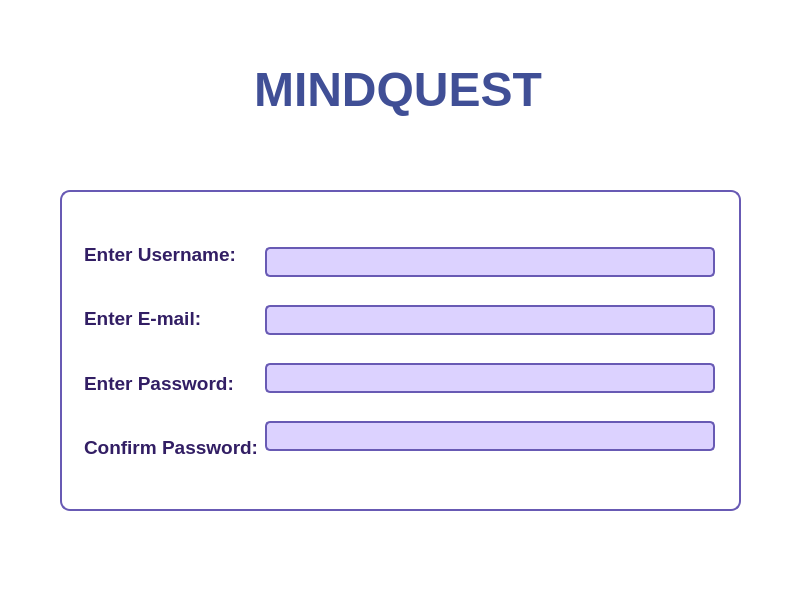
<?xml version="1.0" encoding="UTF-8"?>
<ui version="4.0">
 <class>SignUpWindow</class>
 <widget class="QMainWindow" name="SignUpWindow">
  <property name="geometry">
   <rect>
    <x>0</x>
    <y>0</y>
    <width>800</width>
    <height>600</height>
   </rect>
  </property>
  <property name="windowTitle">
   <string>MainWindow</string>
  </property>
  <property name="styleSheet">
   <string notr="true">background-color: rgb(255, 255, 255);</string>
  </property>
  <widget class="QWidget" name="centralwidget">
   <widget class="QGroupBox" name="groupBox_login">
    <property name="geometry">
     <rect>
      <x>60</x>
      <y>190</y>
      <width>681</width>
      <height>321</height>
     </rect>
    </property>
    <property name="styleSheet">
     <string notr="true">/* Main window background */
QMainWindow {
    background-color: rgb(240, 240, 250); /* Light purple background */
}

/* Group boxes */
QGroupBox {
    background-color: rgb(255, 255, 255); /* White background */
    border: 2px solid rgb(104, 90, 180); /* Purple border */
    border-radius: 10px;
    padding: 10px;
}

/* QLabel - general label styling */
QLabel {
    font-size: 14pt;
    color: rgb(50, 30, 100); /* Dark purple text */
}

/* Specific label inside 'GameWindow' */
QLabel#questionLabel {
    font-size: 16pt;
    font-weight: bold;
    color: rgb(50, 30, 100); /* Dark purple */
}

/* QPushButton styling */
QPushButton {
    background-color: rgb(104, 90, 180); /* Purple background */
    color: white;
    font-size: 12pt;
    padding: 6px 12px;
    border-radius: 5px;
}

/* Hover and pressed states for buttons */
QPushButton:hover {
    background-color: rgb(120, 110, 200); /* Lighter purple on hover */
}

QPushButton:pressed {
    background-color: rgb(80, 60, 160); /* Darker purple on press */
}

/* Specific button styling for 'GameWindow' */
QPushButton#button50, QPushButton#buttonSwap, QPushButton#submit {
    background-color: rgb(104, 90, 180); /* Purple background */
}

QPushButton#button50:hover, QPushButton#buttonSwap:hover, QPushButton#submit:hover {
    background-color: rgb(120, 110, 200);
}

/* RadioButtons */
QRadioButton {
    font-size: 12pt;
    color: rgb(50, 30, 100); /* Dark purple */
}

QRadioButton::indicator {
    width: 20px;
    height: 20px;
    border: 2px solid rgb(104, 90, 180); /* Purple border for circle */
    border-radius: 10px;
    background-color: white;
}

QRadioButton::indicator:checked {
    background-color: rgb(104, 90, 180); /* Purple circle when checked */
}

/* ProgressBar */
QProgressBar {
    border: 1px solid rgb(104, 90, 180); /* Purple border */
    border-radius: 5px;
    background-color: rgb(240, 240, 250); /* Light purple background */
    height: 20px;
}

QProgressBar::chunk {
    background-color: rgb(104, 90, 180); /* Purple progress chunk */
    width: 1px;
}

/* QTableWidget - Leaderboard Table */
QTableWidget {
    background-color: rgb(255, 255, 255); /* White background */
    border: 1px solid rgb(104, 90, 180); /* Purple border */
    gridline-color: rgb(104, 90, 180); /* Purple grid lines */
    font-size: 12pt;
    color: rgb(50, 30, 100); /* Dark purple text */
}

/* Table header styling */
QTableWidget::horizontalHeader {
    background-color: rgb(104, 90, 180); /* Purple header */
    color: white;
    font-weight: bold;
    font-size: 14pt;
}

/* Specific QPushButton inside 'BoardWindow' */
QPushButton#closeButton {
    background-color: rgb(104, 90, 180); /* Purple background */
    color: white;
    font-size: 12pt;
    padding: 6px 12px;
    border-radius: 5px;
}

/* Hover and pressed effect for 'closeButton' */
QPushButton#closeButton:hover {
    background-color: rgb(120, 110, 200);
}

QPushButton#closeButton:pressed {
    background-color: rgb(80, 60, 160);
}

/* MenuBar styling */
QMenuBar {
    background-color: rgb(104, 90, 180); /* Purple menu bar */
    color: white;
}

/* StatusBar styling */
QStatusBar {
    background-color: rgb(240, 240, 250); /* Light purple */
    color: rgb(50, 30, 100); /* Dark purple text */
}

/* Score label styling */
QLabel#scoreLabel, QLabel#rankLabel {
    font-size: 14pt;
    color: rgb(50, 30, 100); /* Dark purple */
}
/* Time Label styling */
QLabel#timeLabel {
    font-size: 12pt;
    color: rgb(50, 30, 100); /* Dark purple */
    font-weight: bold;
    background-color: rgb(240, 240, 250); /* Light purple background */
    padding: 5px 10px;
    border-radius: 5px;
}
QLineEdit {
    background-color: rgb(220, 210, 255); /* Very light purple */
    color: rgb(50, 30, 100); /* Darker purple text */
    border: 2px solid rgb(104, 90, 180); /* Purple border */
    border-radius: 5px;
    padding: 5px;
    selection-background-color: rgb(104, 90, 180); /* Highlight color */
    selection-color: white; /* Selected text color */
}</string>
    </property>
    <property name="title">
     <string/>
    </property>
    <widget class="QWidget" name="">
     <property name="geometry">
      <rect>
       <x>24</x>
       <y>35</y>
       <width>631</width>
       <height>251</height>
      </rect>
     </property>
     <layout class="QHBoxLayout" name="horizontalLayout">
      <item>
       <layout class="QVBoxLayout" name="verticalLayout">
        <item>
         <widget class="QLabel" name="label">
          <property name="font">
           <font>
            <pointsize>14</pointsize>
            <bold>true</bold>
           </font>
          </property>
          <property name="text">
           <string>Enter Username:</string>
          </property>
         </widget>
        </item>
        <item>
         <widget class="QLabel" name="label_6">
          <property name="font">
           <font>
            <pointsize>14</pointsize>
            <bold>true</bold>
           </font>
          </property>
          <property name="text">
           <string>Enter E-mail:</string>
          </property>
         </widget>
        </item>
        <item>
         <widget class="QLabel" name="label_2">
          <property name="font">
           <font>
            <pointsize>14</pointsize>
            <bold>true</bold>
           </font>
          </property>
          <property name="text">
           <string>Enter Password:</string>
          </property>
         </widget>
        </item>
        <item>
         <widget class="QLabel" name="label_3">
          <property name="font">
           <font>
            <pointsize>14</pointsize>
            <bold>true</bold>
           </font>
          </property>
          <property name="text">
           <string>Confirm Password:</string>
          </property>
         </widget>
        </item>
       </layout>
      </item>
      <item>
       <layout class="QVBoxLayout" name="verticalLayout_2">
        <item>
         <widget class="QLineEdit" name="usernameLineEdit"/>
        </item>
        <item>
         <widget class="QLineEdit" name="emailedit"/>
        </item>
        <item>
         <widget class="QLineEdit" name="PasswordlineEdit"/>
        </item>
        <item>
         <widget class="QLineEdit" name="ConfirmPass"/>
        </item>
       </layout>
      </item>
     </layout>
    </widget>
   </widget>
   <widget class="QLabel" name="label_4">
    <property name="geometry">
     <rect>
      <x>220</x>
      <y>50</y>
      <width>356</width>
      <height>80</height>
     </rect>
    </property>
    <property name="font">
     <font>
      <pointsize>36</pointsize>
      <bold>true</bold>
     </font>
    </property>
    <property name="styleSheet">
     <string notr="true">selection-color: rgb(104, 90, 180);</string>
    </property>
    <property name="text">
     <string>&lt;html&gt;&lt;head/&gt;&lt;body&gt;&lt;p align=&quot;center&quot;&gt;&lt;span style=&quot; color:#404f96;&quot;&gt;MINDQUEST&lt;/span&gt;&lt;/p&gt;&lt;/body&gt;&lt;/html&gt;</string>
    </property>
   </widget>
  </widget>
  <widget class="QMenuBar" name="menubar">
   <property name="geometry">
    <rect>
     <x>0</x>
     <y>0</y>
     <width>800</width>
     <height>22</height>
    </rect>
   </property>
  </widget>
  <widget class="QStatusBar" name="statusbar"/>
 </widget>
 <resources/>
 <connections/>
</ui>
